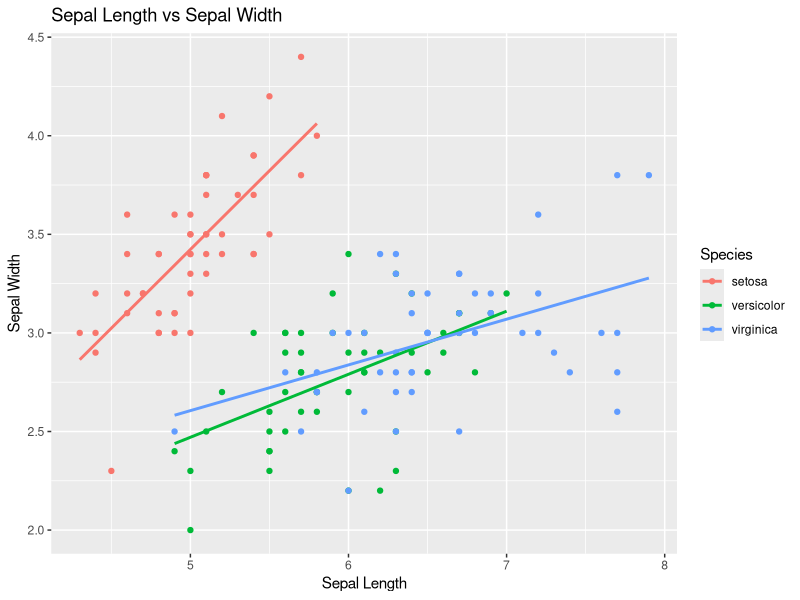

Source code (R):
## ---- chunk 1
knitr::opts_chunk$set(echo = TRUE)
## ---- chunk 2
library(tidyverse)
iris%>%
  ggplot(aes(x=Sepal.Length,y=Sepal.Width, color=Species))+
  geom_point()+
  labs(title="Sepal Length vs Sepal Width",
       x="Sepal Length",
       y= "Sepal Width")+
  geom_smooth(method=lm, se=FALSE)
